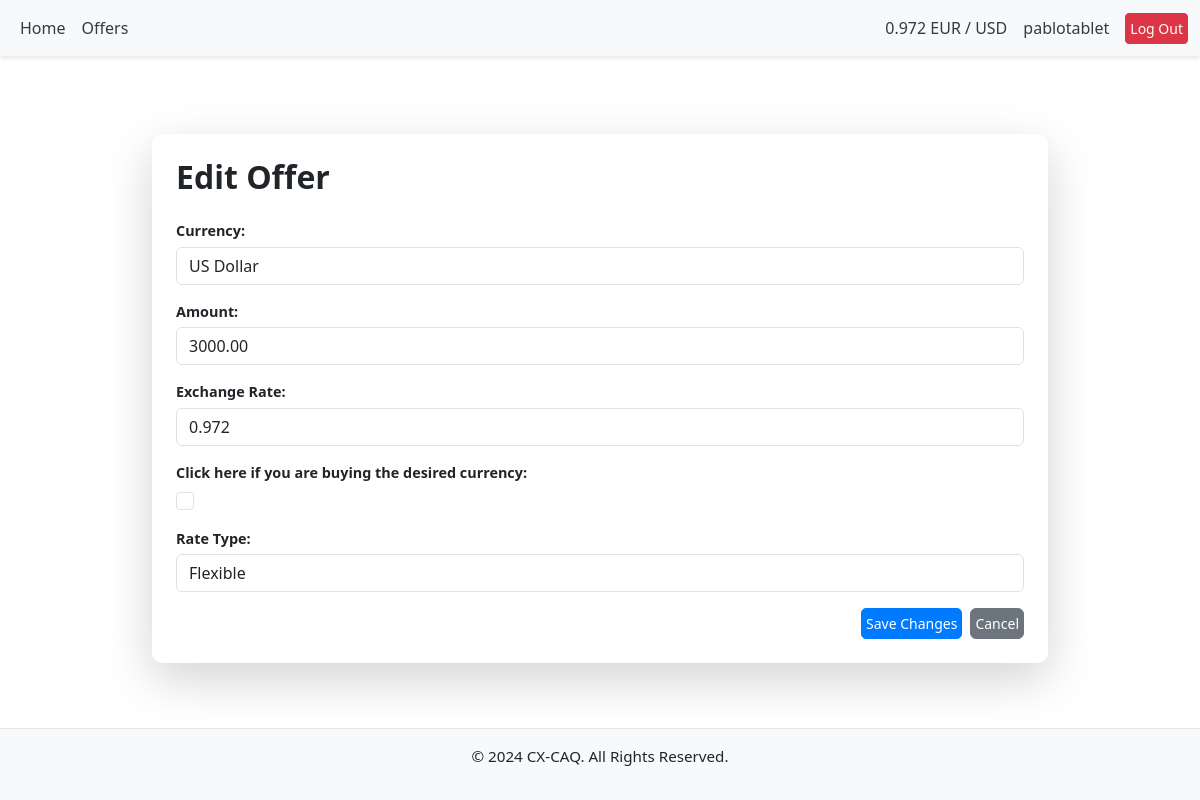
/offers/edit/4/ (signed in), run on an earlier commit of the app's database.
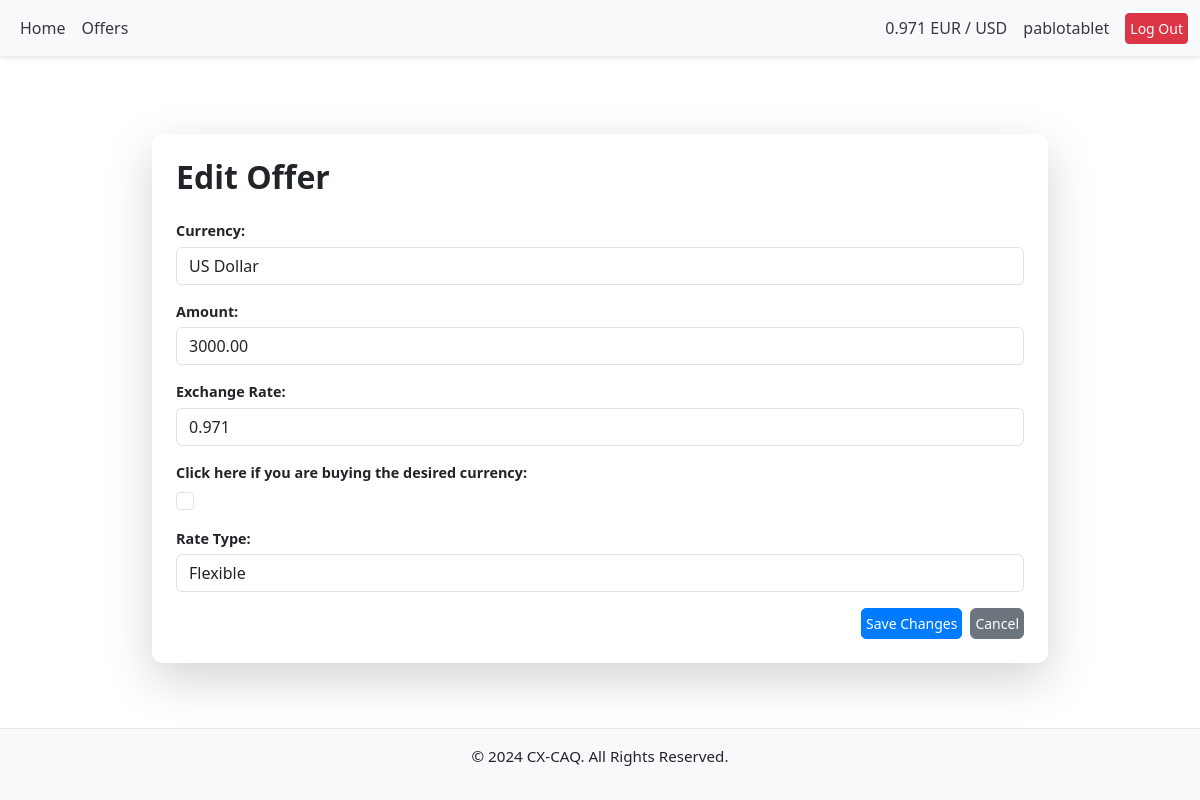
And on a later commit of the database.
### offers/models.py (models this page shows, shortened)
class Offer(models.Model):
    CURRENCY_CHOICES = [
        ('USD', 'US Dollar'),
        ('EUR', 'Euro'),
    ]
    RATE_TYPE_CHOICES = [
        ('FIXED', 'Fixed'),
        ('FLEXIBLE', 'Flexible'),
    ]
    user = models.ForeignKey(
        User, on_delete=models.CASCADE, related_name="offers")
    currency = models.CharField(max_length=3, choices=CURRENCY_CHOICES)
    amount = models.DecimalField(max_digits=10, decimal_places=2)
    exchange_rate = models.DecimalField(
        max_digits=8, decimal_places=3, null=True, blank=True)
    is_buying = models.BooleanField()
    rate_type = models.CharField(
        max_length=10, choices=RATE_TYPE_CHOICES, default='FIXED')
    created_at = models.DateTimeField(auto_now_add=True)
    class Meta:
        ordering = ['-created_at']

### offers/views.py (the view)
# urls.py: path('edit/<int:pk>/', views.edit_offer, name='edit_offer'),
@login_required
def edit_offer(request, pk):
    offer = get_object_or_404(Offer, pk=pk)
    next_url = request.GET.get('next', 'offers:view_offers')
    if offer.user != request.user:
        return HttpResponseForbidden()
    if offer.bids.filter(status='ACCEPTED').exists():
        messages.error(
            request, "You cannot edit this offer as it has at least one \
            accepted bid.")
        return redirect(next_url)
    if request.method == "POST":
        form = OfferForm(request.POST, instance=offer)
        if form.is_valid():
            updated_offer = form.save(commit=False)
            if updated_offer.rate_type == "FLEXIBLE":
                try:
                    latest_rate = LatestExchangeRate.objects.latest(
                        "timestamp").rate
                except LatestExchangeRate.DoesNotExist:
                    latest_rate = fetch_and_update_exchange_rate()
                updated_offer.exchange_rate = latest_rate
            updated_offer.save()
            messages.success(request, "Offer updated successfully.")
            return redirect(next_url)
    else:
        form = OfferForm(instance=offer)
    return render(request, 'offers/edit_offer.html', {'form': form})

### offers/forms.py (shortened to what this page needs)
class OfferForm(forms.ModelForm):
    class Meta:
        model = Offer
        fields = [
            'currency', 'amount', 'exchange_rate', 'is_buying', 'rate_type']
        widgets = {
            'currency': forms.Select(attrs={
                'class': 'form-control'
            }),
            'amount': forms.NumberInput(attrs={
                'class': 'form-control',
                'placeholder': 'Enter amount to buy or sell'}),
            'exchange_rate': forms.NumberInput(attrs={
                'class': 'form-control',
                'placeholder': 'Leave empty for latest rate'}),
            'rate_type': forms.Select(attrs={
                'class': 'form-control'}),
            'is_buying': forms.CheckboxInput(attrs={
                'class': 'form-check-input'}),
        }
        labels = {
            'currency': 'Currency',
            'amount': 'Amount',
            'exchange_rate': 'Exchange Rate',
            'is_buying': 'Click here if you are buying the desired currency',
            'rate_type': 'Rate Type',
            }

### offers/templates/offers/edit_offer.html (shortened to what this page needs)
{% extends "base.html" %}
{% block content %}
<div class="container mt-5">
    <div class="card p-4 shadow-lg">
        <h2 class="mb-4">Edit Offer</h2>
        <form method="post">
            {{ form.as_p }}
            <div class="d-flex justify-content-end gap-2">
                <button type="submit" class="btn btn-primary">Save Changes</button>
                <a href="{% url 'offers:view_offers' %}" class="btn btn-secondary" aria-label="Cancel offer edition">Cancel</a>
            </div>
        </form>
    </div>
</div>
{% endblock %}

### templates/base.html (shortened to what this page needs)
{% load static %}
<!DOCTYPE html>
<html lang="en">
<head>
    <link href="https://cdn.jsdelivr.net/npm/bootstrap@5.3.0-alpha3/dist/css/bootstrap.min.css" rel="stylesheet">
    <link rel="stylesheet" href="{% static 'css/style.css' %}">
    <link href="https://cdn.jsdelivr.net/npm/bootstrap-icons/font/bootstrap-icons.css" rel="stylesheet">
</head>
<body>
    <nav class="navbar navbar-expand-lg navbar-light bg-light">
        <div class="container-fluid">
            {% if user.is_authenticated %}
            <div class="collapse navbar-collapse" id="navbarNav">
                <ul class="navbar-nav">
                    <li class="nav-item">
                        <a class="nav-link" href="/">Home</a>
                    </li>
                    <li class="nav-item">
                        <a class="nav-link" href="{% url 'offers:view_offers'%}">Offers</a>
                    </li>
                </ul>
            </div>
            {% endif %}
            <div class="d-flex align-items-center">
                <div class="navbar-text me-3">
                    {{ exchange_rate }} EUR / USD
                </div>
                {% if user.is_authenticated %}
                <div class="navbar-text me-3">
                    {{ user.username }}
                </div>
                {% endif %}
                {% if user.is_authenticated %}
                <a href="/accounts/logout/" class="btn btn-danger btn-sm">Log Out</a>
                {% endif %}
            </div>
        </div>
    </nav>
    <main class="container mt-4">
        {% block content %}
        {% endblock %}
    </main>
    <footer class="bg-light text-center py-3 mt-auto">
        <p>&copy; 2024 CX-CAQ. All Rights Reserved.</p>
    </footer>
</body>
</html>

What changed in the data, as far as the page shows it:
changed Offer "US Dollar": exchange_rate "0.972" → "0.971"
Also different on the page:
{{ exchange_rate }}: "0.972" → "0.971"
